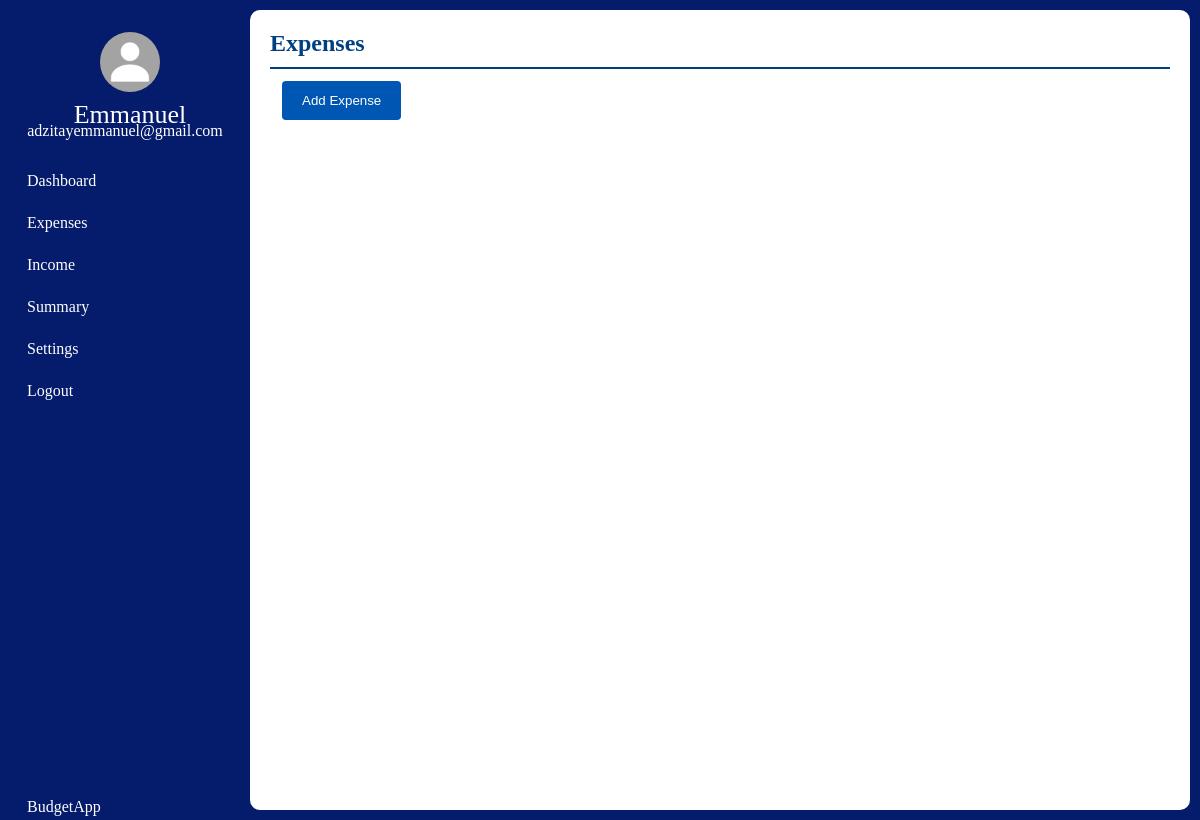
The app's page /expenses/2, older data.
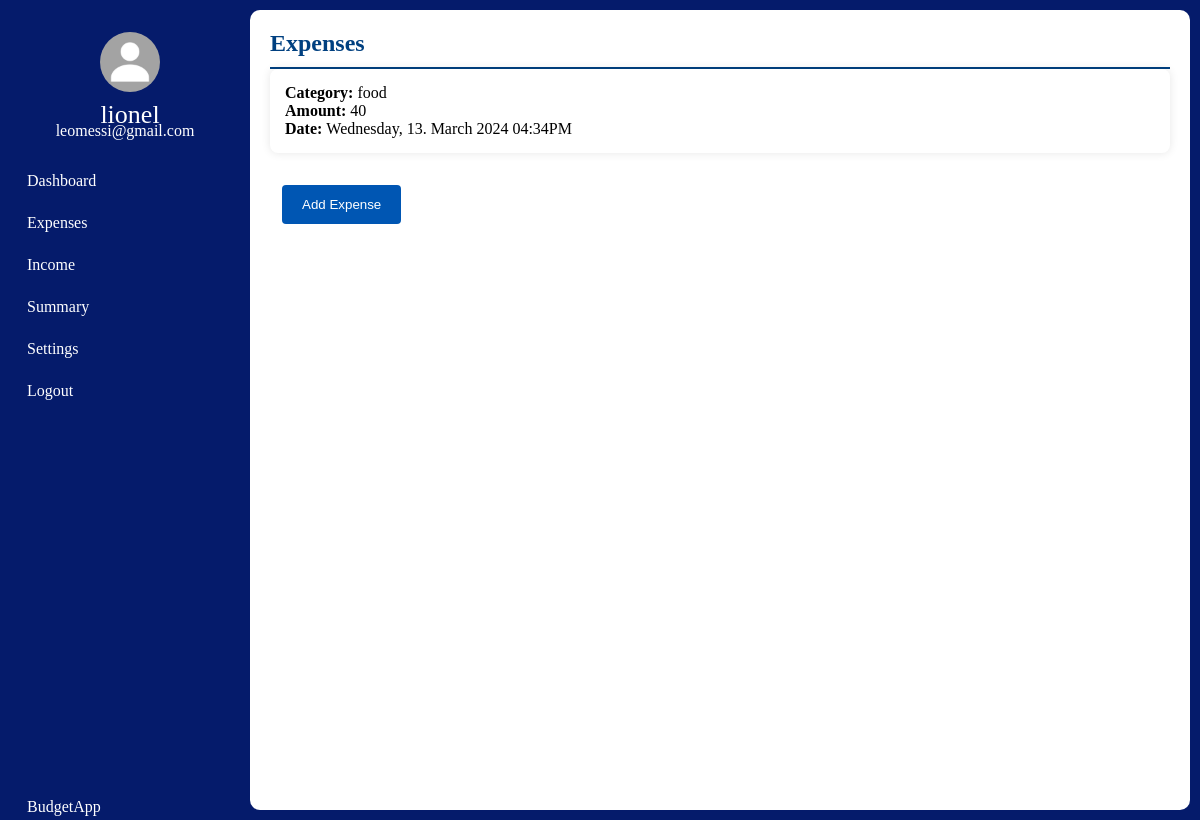
The same page, newer data.
### tables this page shows
CREATE TABLE User(
                id INTEGER PRIMARY KEY AUTOINCREMENT,
                User_First_Name TEXT NOT NULL,
                User_Last_Name TEXT NOT NULL,
                User_Email TEXT  UNIQUE NOT NULL,
                User_Password TEXT NOT NULL
                );

CREATE TABLE Expenses(
                id INTEGER PRIMARY KEY AUTOINCREMENT,
                Category TEXT NOT NULL,
                Expense INTEGER NOT NULL,
                Date TEXT NOT NULL,
                MonthAndYear TEXT NOT NULL,
                DayOfWeek TEXT NOT NULL,
                User_id INTEGER ,
                FOREIGN KEY (User_id) REFERENCES User (id)
                );

### app.py (the view)
@app.get("/expenses/<int:id>")
def expenses(id):
    db_connection = get_db()
    cursor = db_connection.cursor()
    cursor.execute("SELECT User_First_Name, User_Last_Name, User_Email FROM User WHERE id = ?", (id,))
    user_data = cursor.fetchone()
    first_name = user_data[0]
    user_email = user_data[2]
    entries = cursor.execute("SELECT User_First_Name,User_Email,Category, Expense, Date FROM Expenses JOIN User on Expenses.User_id == User.id WHERE User_id = ?", (id,))
    return render_template("expenses.html", id=id, entries=entries, first_name=first_name, user_email=user_email)

### helper_functions.py (called while the page is built)
def get_db():
    connection = sqlite3.connect(DATABASE)
    return connection

### templates/expenses.html (shortened to what this page needs)
<!DOCTYPE html>
<html lang="en">
<head>
    <link rel="stylesheet" href="{{ url_for('static', filename='css/expenses_style.css') }}">
</head>
<body>
  <nav class="nav-bar">
    <ul>
        <li>
            <a href="#" class="logo">
                <div class="user-profile">
                    <img src="{{ url_for('static', filename='images/MyPassportPicture.jpg') }}" alt=""/>
                    <span class="nav-item">
                    {{ first_name }}<br>
                    </span>
                    <span class="email">{{ user_email }}</span>
                </div>
            </a>
        </li>
        <li>
            <a href="/dashboard/{{id}}">
                <span class="nav-item menu">
                    Dashboard
                </span>
            </a>
        </li>
        <li>
            <a href="/expenses/{{id}}">
                <span class="nav-item active">
                    Expenses
                </span>
            </a>
        </li>
        <li>
            <a href="/income/{{id}}">
                <span class="nav-item menu">
                    Income
                </span>
            </a>
        </li>
        <li>
            <a href="/summary/{{id}}">
                <span class="nav-item menu">
                    Summary
                </span>
            </a>
        </li>
        <li>
            <a href="/settings/{{id}}">
                <span class="nav-item menu">
                    Settings
                </span>
            </a>
        </li>
        <li>
            <a href="{{ url_for('logout') }}">
                <span class="nav-item menu">
                    Logout
                </span>
            </a>
        </li>
        <li>
            <a href="/dashboard" class="applogo">
                <span class="nav-item">
                    BudgetApp
                </span>
            </a>
        </li>
    </ul>
</nav>
<section>
  <div class="white" id="add__section">
    <div class="title">
        <h2>Expenses</h2>
    </div>
    <ul>
      {% for entry in entries %}
      <li id="entries">
        <strong>Category: </strong>{{ entry[2] }} <br>
        <strong>Amount: </strong>{{ entry[3] }} <br>
        <strong>Date: </strong>{{ entry[4] }}</li>
        {% endfor %}
      </ul>
      <a href="/addexpenses/{{id}}">
        <div class="button-container">
          <button type="submit" class="custom-button">Add Expense</button>
        </div>
      </a>
    </div>
    </section>
</body>
</html>

Row changes from the older to the newer data that the page shows:
changed User: User_First_Name "Emmanuel" → "lionel"; User_Email "adzitayemmanuel@gmail.com" → "leomessi@gmail.com"
now on this page (row edited): Expenses: Category "food", Expense "40", Date "Wednesday, 13. March 2024 04:34PM"
